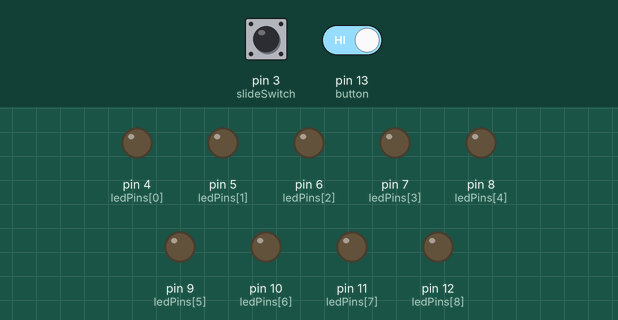
Bench run of a sketch on a simulated Arduino Uno, built with avr-gcc and run on an emulated ATmega328P. Shown: output pins drawn as LEDs (lit = HIGH). Dashed ring = blinking. The test bench sets the inputs (shaded band); at power-on: pin 3 (slideSwitch) LOW, pin 13 (button) HIGH.

Above: at 1.2 s.
1.3 s: pin 3 (slideSwitch) pulled HIGH for 0.15 s
At 1.45 s:
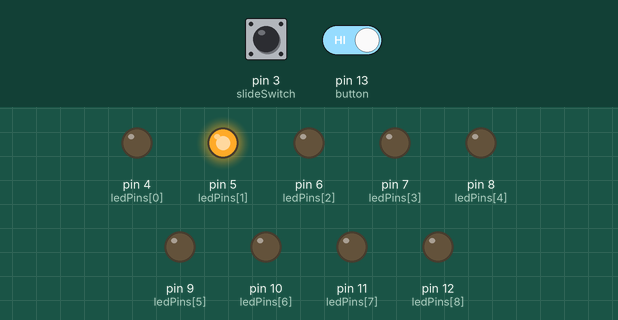
4.3 s: pin 3 (slideSwitch) pulled HIGH for 1 s
At 4.55 s:
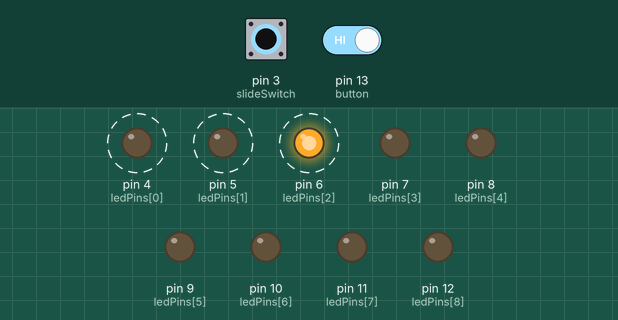
7.3 s: pin 3 (slideSwitch) pulled HIGH for 3.2 s
At 7.65 s:
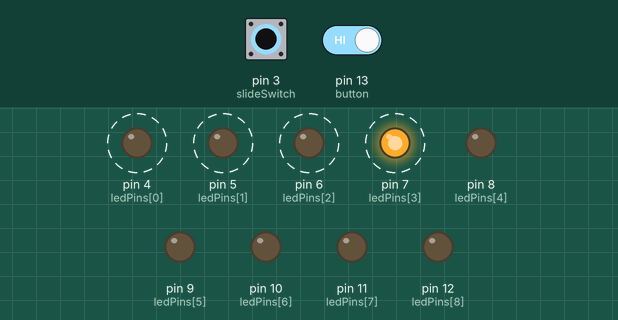
12.0 s: pin 3 (slideSwitch) driven HIGH and pin 13 (button) driven LOW
At 14.87 s:
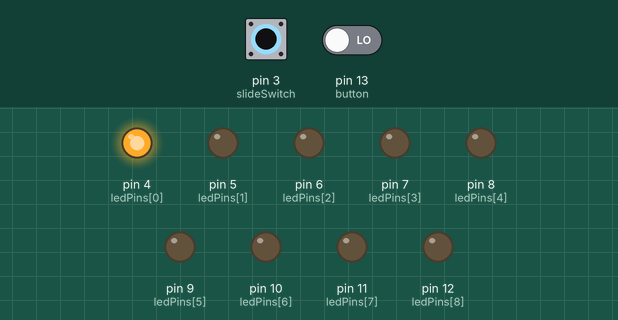
15.0 s: pin 13 (button) driven HIGH
18.0 s: pin 3 (slideSwitch) driven LOW
At 18.25 s:
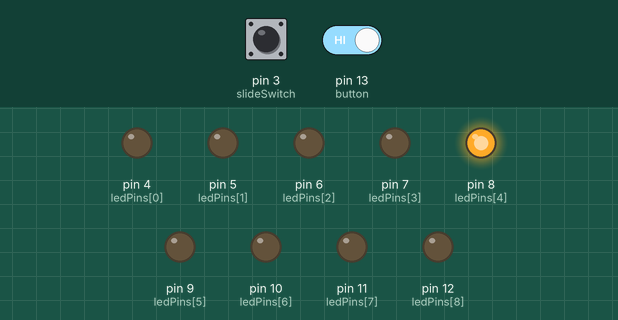
Timing chart, 0 to 21.0 s (numbered marks = the images above; inputs shaded):
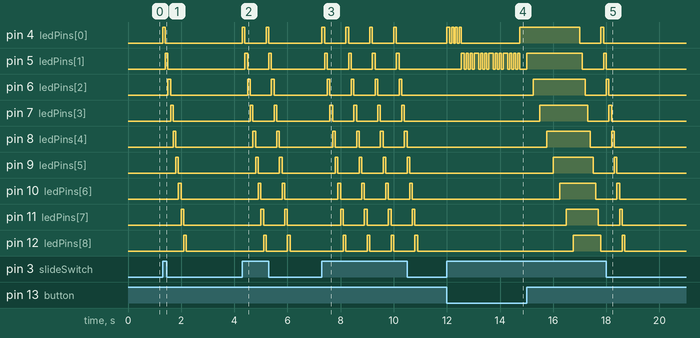

The sketch:

Catch_The_Light_Code.ino
```cpp
//Initalize the Arduino pinouts
int button = 13;
int slideSwitch = 3;
int ledPins[] = {4, 5, 6, 7, 8, 9, 10, 11, 12};

//Initalize some global variables
int wait = 100;
int score = 0;
int wrong = 0;

void setup ()
{
  //Setup all of the LED pins as outputs
  for (int index = 0; index <= 8; index++)
  {
    pinMode(ledPins[index], OUTPUT);
  }

  //Declare the button and slide switch pinouts as inptus
  pinMode(button, INPUT);
  pinMode(slideSwitch, INPUT);
}
void loop ()
{
   gameMode1();
}

void gameMode1() {
  //TO PLAY WITHOUT A SWITCH REMOVE "&& digitalRead(slideSwitch) == HIGH" in this line below.
  while (digitalRead(button) == HIGH && digitalRead(slideSwitch) == HIGH )
      {
       for (int x = 0; x<=8; x++)
        {
         digitalWrite(ledPins[x], HIGH);
         delay(wait);

         //Reads when the button is pushed
         if (digitalRead(button) == LOW)
           {
             if (x == 4)
             {
              blinkLED(ledPins[x], 7);
              score++;
              wait = wait * .85;
             }
             else
             {
               blinkLED(ledPins[x], 2);
               digitalWrite(ledPins[x], LOW);
               x = 0;
               wrong++;
               if (wrong == 5)
               {
                 for (int x = 0; x<=8; x++)
                 {
                   digitalWrite(ledPins[x], HIGH);
                   delay(250);
                   wrong = 0;
                   score = 0;
                   wait = 100;
                 }
               }
             }
           }
         digitalWrite(ledPins[x], LOW);
        }
     }
}

//Blinks to give feedback when an LED is selected
void blinkLED(int x, int times) {
    int wait = 75;

    for(int i = 0; i <= times; i++){
    digitalWrite(x, LOW);
    delay(wait);
    digitalWrite(x, HIGH);
    delay(wait);
    }
}
```

Measured:
- after the input at 1.3 s, pin 4 (ledPins[0]): LOW → HIGH at once, → LOW 0.10 s later; pin 5 (ledPins[1]): LOW → HIGH after 0.10 s, → LOW 0.10 s later; pin 6 (ledPins[2]): LOW → HIGH after 0.20 s, → LOW 0.10 s later; pin 7 (ledPins[3]): LOW → HIGH after 0.30 s, → LOW 0.10 s later; pin 8 (ledPins[4]): LOW → HIGH after 0.40 s, → LOW 0.10 s later
- after the input at 4.3 s, pin 4 (ledPins[0]): alternates HIGH for 0.10 s and LOW for 0.80 s, 4 changes in all, then stays LOW, starting at once; pin 5 (ledPins[1]): alternates HIGH for 0.10 s and LOW for 0.80 s, 4 changes in all, then stays LOW, starting after 0.10 s
- after the input at 7.3 s, pin 4 (ledPins[0]): alternates HIGH for 0.10 s and LOW for 0.80 s, 8 changes in all, then stays LOW, starting at once; pin 5 (ledPins[1]): alternates HIGH for 0.10 s and LOW for 0.80 s, 8 changes in all, then stays LOW, starting after 0.10 s
- after the input at 12.0 s, pin 4 (ledPins[0]): goes 3 × (HIGH 0.10 s, LOW 0.08 s), HIGH 0.08 s, LOW 2.2 s, then HIGH, starting at once; pin 5 (ledPins[1]): LOW → HIGH after 0.55 s, then repeats every 0.55 s: HIGH 0.18 s, LOW 0.08 s, HIGH 0.08 s, LOW 0.08 s, HIGH 0.08 s, LOW 0.08 s
- after the input at 18.0 s, pin 4 (ledPins[0]): stops changing and stays LOW; pin 5 (ledPins[1]): goes on until 18.0 s, then stays LOW; pin 6 (ledPins[2]): goes on until 18.1 s, then stays LOW; pin 7 (ledPins[3]): goes on until 18.2 s, then stays LOW; pin 8 (ledPins[4]): goes on until 18.3 s, then stays LOW
